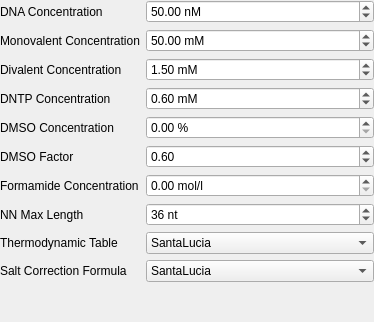
<?xml version="1.0" encoding="UTF-8"?>
<ui version="4.0">
 <class>Primer3TmCalculatorSettingsWidget</class>
 <widget class="QWidget" name="Primer3TmCalculatorSettingsWidget">
  <property name="geometry">
   <rect>
    <x>0</x>
    <y>0</y>
    <width>374</width>
    <height>322</height>
   </rect>
  </property>
  <property name="windowTitle">
   <string>Form</string>
  </property>
  <layout class="QFormLayout" name="formLayout">
   <property name="leftMargin">
    <number>0</number>
   </property>
   <property name="topMargin">
    <number>0</number>
   </property>
   <property name="rightMargin">
    <number>0</number>
   </property>
   <property name="bottomMargin">
    <number>0</number>
   </property>
   <item row="0" column="0">
    <widget class="QLabel" name="label_2">
     <property name="toolTip">
      <string>Concentration of DNA strands</string>
     </property>
     <property name="text">
      <string>DNA Concentration</string>
     </property>
    </widget>
   </item>
   <item row="0" column="1">
    <widget class="QDoubleSpinBox" name="dsbDna">
     <property name="toolTip">
      <string>Concentration of DNA strands</string>
     </property>
     <property name="prefix">
      <string/>
     </property>
     <property name="suffix">
      <string> nM</string>
     </property>
     <property name="maximum">
      <double>9999999.990000000223517</double>
     </property>
     <property name="value">
      <double>50.000000000000000</double>
     </property>
    </widget>
   </item>
   <item row="1" column="0">
    <widget class="QLabel" name="label_3">
     <property name="toolTip">
      <string>Concentration of monovalent cations</string>
     </property>
     <property name="text">
      <string>Monovalent Concentration</string>
     </property>
    </widget>
   </item>
   <item row="1" column="1">
    <widget class="QDoubleSpinBox" name="dsbMonovalent">
     <property name="toolTip">
      <string>Concentration of monovalent cations</string>
     </property>
     <property name="suffix">
      <string> mM</string>
     </property>
     <property name="maximum">
      <double>99999999.989999994635582</double>
     </property>
     <property name="value">
      <double>50.000000000000000</double>
     </property>
    </widget>
   </item>
   <item row="2" column="0">
    <widget class="QLabel" name="label_4">
     <property name="toolTip">
      <string>Concentration of divalent cations</string>
     </property>
     <property name="text">
      <string>Divalent Concentration</string>
     </property>
    </widget>
   </item>
   <item row="2" column="1">
    <widget class="QDoubleSpinBox" name="dsbDivalent">
     <property name="toolTip">
      <string>Concentration of divalent cations</string>
     </property>
     <property name="suffix">
      <string> mM</string>
     </property>
     <property name="maximum">
      <double>9999999.990000000223517</double>
     </property>
     <property name="value">
      <double>1.500000000000000</double>
     </property>
    </widget>
   </item>
   <item row="3" column="0">
    <widget class="QLabel" name="label_5">
     <property name="toolTip">
      <string>Concentration of deoxynycleotide triphosphate</string>
     </property>
     <property name="text">
      <string>DNTP Concentration</string>
     </property>
    </widget>
   </item>
   <item row="3" column="1">
    <widget class="QDoubleSpinBox" name="dsbDntp">
     <property name="toolTip">
      <string>Concentration of deoxynycleotide triphosphate</string>
     </property>
     <property name="suffix">
      <string> mM</string>
     </property>
     <property name="maximum">
      <double>999999.989999999990687</double>
     </property>
     <property name="value">
      <double>0.600000000000000</double>
     </property>
    </widget>
   </item>
   <item row="4" column="0">
    <widget class="QLabel" name="label_6">
     <property name="toolTip">
      <string>Concentration of DMSO</string>
     </property>
     <property name="text">
      <string>DMSO Concentration</string>
     </property>
    </widget>
   </item>
   <item row="4" column="1">
    <widget class="QDoubleSpinBox" name="dsbDmso">
     <property name="toolTip">
      <string>Concentration of DMSO</string>
     </property>
     <property name="suffix">
      <string> %</string>
     </property>
     <property name="maximum">
      <double>100.000000000000000</double>
     </property>
    </widget>
   </item>
   <item row="5" column="0">
    <widget class="QLabel" name="label_7">
     <property name="toolTip">
      <string>Correction factor for DMSO</string>
     </property>
     <property name="text">
      <string>DMSO Factor</string>
     </property>
    </widget>
   </item>
   <item row="5" column="1">
    <widget class="QDoubleSpinBox" name="dsbDmsoFactor">
     <property name="toolTip">
      <string>Correction factor for DMSO</string>
     </property>
     <property name="suffix">
      <string/>
     </property>
     <property name="maximum">
      <double>9999999.990000000223517</double>
     </property>
     <property name="value">
      <double>0.600000000000000</double>
     </property>
    </widget>
   </item>
   <item row="6" column="0">
    <widget class="QLabel" name="label_8">
     <property name="toolTip">
      <string>Concentration of formamide</string>
     </property>
     <property name="text">
      <string>Formamide Concentration</string>
     </property>
    </widget>
   </item>
   <item row="6" column="1">
    <widget class="QDoubleSpinBox" name="dsbFormamide">
     <property name="toolTip">
      <string>Concentration of formamide</string>
     </property>
     <property name="suffix">
      <string> mol/l</string>
     </property>
     <property name="maximum">
      <double>9999999.990000000223517</double>
     </property>
    </widget>
   </item>
   <item row="7" column="0">
    <widget class="QLabel" name="label_9">
     <property name="toolTip">
      <string>The maximum sequence length for using the nearest neighbor model. For sequences longer than this, uses the &quot;GC%&quot; formula</string>
     </property>
     <property name="text">
      <string>NN Max Length</string>
     </property>
    </widget>
   </item>
   <item row="7" column="1">
    <widget class="QSpinBox" name="sbNnMaxLength">
     <property name="toolTip">
      <string>The maximum sequence length for using the nearest neighbor model. For sequences longer than this, uses the &quot;GC%&quot; formula</string>
     </property>
     <property name="suffix">
      <string> nt</string>
     </property>
     <property name="prefix">
      <string/>
     </property>
     <property name="maximum">
      <number>99</number>
     </property>
     <property name="value">
      <number>36</number>
     </property>
    </widget>
   </item>
   <item row="8" column="0">
    <widget class="QLabel" name="label_10">
     <property name="toolTip">
      <string>Specifies the table of thermodynamic parameters and the method of melting temperature calculation</string>
     </property>
     <property name="text">
      <string>Thermodynamic Table</string>
     </property>
    </widget>
   </item>
   <item row="8" column="1">
    <widget class="QComboBox" name="cbTable">
     <property name="toolTip">
      <string>Specifies the table of thermodynamic parameters and the method of melting temperature calculation</string>
     </property>
     <property name="currentText">
      <string notr="true">SantaLucia</string>
     </property>
     <property name="currentIndex">
      <number>1</number>
     </property>
     <item>
      <property name="text">
       <string>Breslauer</string>
      </property>
     </item>
     <item>
      <property name="text">
       <string>SantaLucia</string>
      </property>
     </item>
    </widget>
   </item>
   <item row="9" column="0">
    <widget class="QLabel" name="label_11">
     <property name="toolTip">
      <string>Specifies salt correction formula for the melting temperature calculation</string>
     </property>
     <property name="text">
      <string>Salt Correction Formula</string>
     </property>
    </widget>
   </item>
   <item row="9" column="1">
    <widget class="QComboBox" name="cbSalt">
     <property name="toolTip">
      <string>Specifies salt correction formula for the melting temperature calculation</string>
     </property>
     <property name="currentText">
      <string notr="true">SantaLucia</string>
     </property>
     <property name="currentIndex">
      <number>1</number>
     </property>
     <property name="insertPolicy">
      <enum>QComboBox::InsertAtTop</enum>
     </property>
     <item>
      <property name="text">
       <string>Schildkraut</string>
      </property>
     </item>
     <item>
      <property name="text">
       <string>SantaLucia</string>
      </property>
     </item>
     <item>
      <property name="text">
       <string>Owczarzy</string>
      </property>
     </item>
    </widget>
   </item>
  </layout>
 </widget>
 <resources/>
 <connections/>
</ui>
